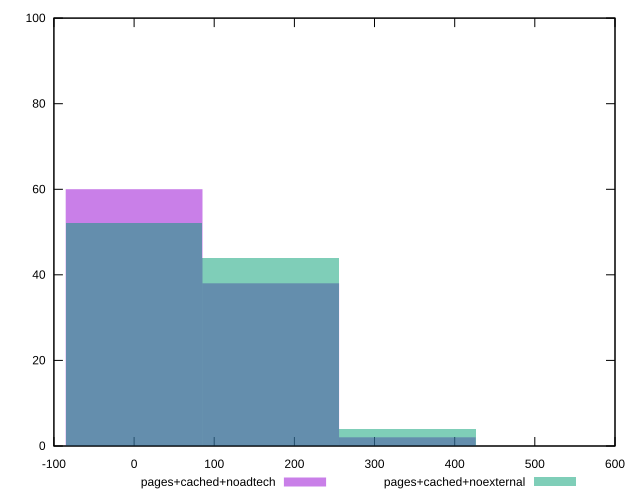

The gnuplot source for this figure:
reset
set terminal svg size 640, 500 enhanced background rgb 'white'
set output "reprap/uses-http2/comparison/histogram/4_vs_5.svg"

$pagesCachedNoadtech <<EOF
170.44887330912638 38
0 60
340.89774661825277 2
EOF

$pagesCachedNoexternal <<EOF
170.44887330912638 44
0 52
340.89774661825277 4
EOF

set key outside below
set boxwidth 170.44887330912638
set yrange [0:100]
set style fill transparent solid 0.5 noborder

plot \
  $pagesCachedNoadtech title "pages+cached+noadtech" with boxes, \
  $pagesCachedNoexternal title "pages+cached+noexternal" with boxes, \


reset
